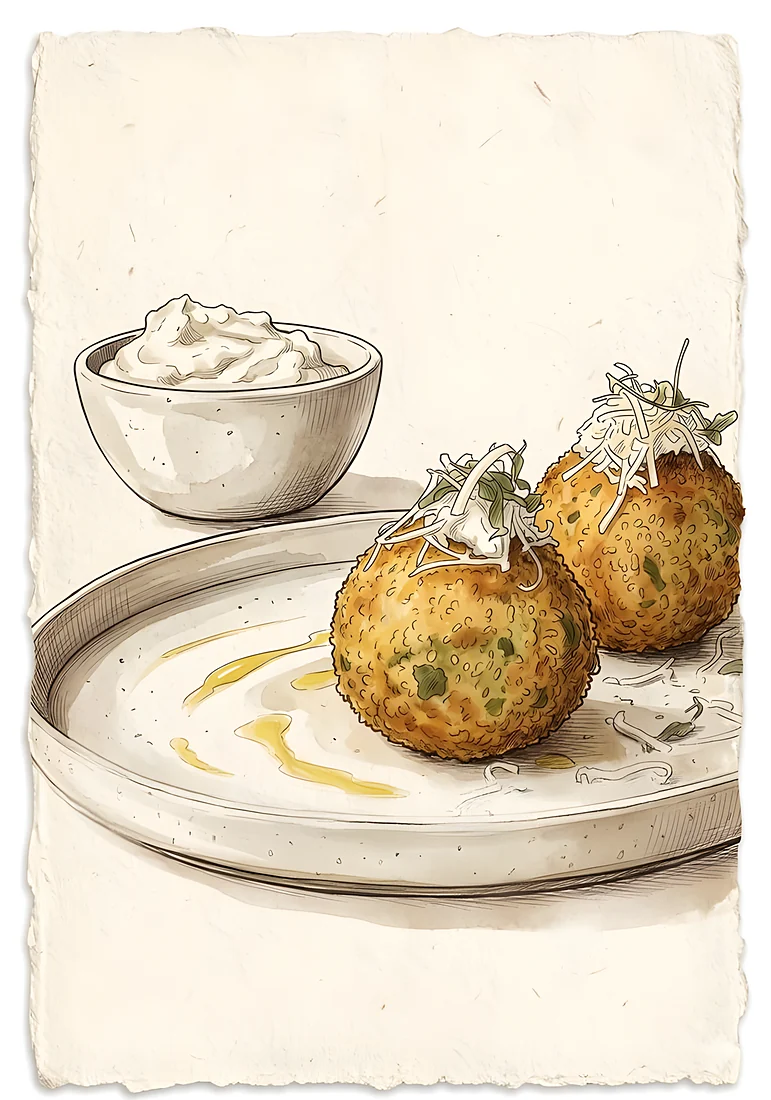
#> input picture src/img/arancini.webp, 771 x 1100 px
$ python -i make_images.py   (imports and definitions only)
#> lines starting #> are read from the running program, lines starting #| are printed output that depends on the picture
#> further down, picture is the input picture: PIL image 771x1100 RGB; mean R, G, B 229.7, 217.6, 197.9
"""Turn the AI-upscaled PDF images into sharp, web-ready WebP images for the SEREN site.

Run tools/upscale.py first (it fills source/upscaled/), then:
  /opt/anaconda3/envs/pdf/bin/python tools/make_images.py
"""
import glob, os
from PIL import Image, ImageDraw, ImageFilter

RAW = "source/raw"
UPSCALED = "source/upscaled"
OUT = "src/img"
MAX = 1100            # default longest side, enough for 2x screens at the size it's shown
QUALITY = 86

# id -> (raw file prefix, options)
M = {
 "bomb-tiramisu": ("p013_x6878", {}),
 "bomb-cheesecake": ("p003_x3497", {}),
 "bomb-vanilla": ("p015_x6921", {}),
 "bomb-hazelnut": ("p016_x6932", {}),
 "bomb-strawberry": ("p017_x6940", {}),
 "bomb-chocolate": ("p012_x6870", {}),
 "bomb-miso": ("p018_x6954", {"crop_bottom": 0.16}),
 "cookie-biscoff": ("p021_x6981", {"crop_left": 0.03}),
 "cookie-biscoff-x": ("p021_x6987", {}),
 "cookie-seasalt": ("p022_x6992", {}),
 "cookie-brownie": ("p023_x6999", {}),
 "cookie-triple": ("p024_x7029", {}),
 "cookie-hazelnut": ("p025_x7037", {}),
 "cookie-matcha": ("p026_x7044", {}),
 "cookie-redvelvet": ("p027_x7053", {}),
 "tiramisu": ("p029_x7141", {}),
 "tart-hazelnut": ("p041_x7199", {}),
 "tart-citron": ("p042_x7215", {}),
 "choux-classic": ("p043_x7152", {}),
 "choux-almond": ("p044_x7251", {}),
 "choux-almond-x": ("p045_x7255", {}),
 "choux-matcha": ("p046_x7265", {}),
 "choux-matcha-x": ("p047_x7272", {}),
 "fruit-strawberry": ("p098_x7726", {}),
 "fruit-cocoa": ("p099_x7732", {}),
 "fruit-coconut": ("p089_x7623", {}),
 "fruit-coffee": ("p092_x7637", {}),
 "fruit-pear": ("p081_x7543", {}),
 "fruit-banana": ("p083_x7571", {}),
 "fruit-mango": ("p095_x7683", {"crop": (0, 0, 0.59, 0.89), "cutout": "dark"}),
 "fruit-blueberry": ("p085_x7580", {}),
 "fruit-almond": ("p097_x7693", {"crop": (0.05, 0.08, 0.95, 0.88)}),
 "truffle-classic": ("p147_x8236", {}),
 "truffle-praline": ("p149_x8252", {}),
 "bonbon-caramel": ("p152_x8302", {"cutout": "dark"}),
 "bonbon-almond": ("p153_x8311", {"cutout": "dark"}),
 "bonbon-coconut": ("p154_x8321", {"cutout": "dark"}),
 "bonbon-hazelnut": ("p155_x8349", {"cutout": "dark"}),
 "bonbon-coffee": ("p157_x8395", {"cutout": "dark"}),
 "slab-garlic": ("p117_x7926", {}),
 "slab-pepper": ("p118_x7954", {}),
 "slab-paneer": ("p119_x7960", {}),
 "slab-veg": ("p120_x7965", {}),
 "arancini": ("p105_x7809", {}),
 "croquettes": ("p106_x7835", {}),
 "charred-pizza": ("p109_x7848", {}),
 "brochette": ("p113_x7893", {}),
 "onion-mousse": ("p114_x7896", {}),
 "burrata": ("p115_x7905", {}),
 "risotto-charcoal": ("p127_x8056", {}),
 "risotto-prawn": ("p130_x8074", {}),
 "parmigiana": ("p132_x8109", {}),
 "lasagna": ("p134_x8117", {}),
 "supreme": ("p136_x8127", {}),
 "quail": ("p139_x8168", {}),
 "tacos": ("p141_x8185", {}),
 "wings": ("p144_x8224", {}),
}


BIG = {"choux-almond", "choux-almond-x", "choux-matcha", "choux-matcha-x"}   # shown at half the page width
SMALL = {"bonbon-caramel", "bonbon-almond", "bonbon-coconut", "bonbon-hazelnut", "bonbon-coffee"}


# [9 lines left out: function source, not called in this run]


def cutout_dark(im):
    """Lift a sticker-style subject off a black backdrop with a soft, clean edge (no jagged pixels)."""
    rgb = im.convert("RGB")
    w, h = rgb.size
#> w = 771; h = 1100
    work = rgb.copy()
    marker = (255, 0, 255)
    for seed in [(0, 0), (w - 1, 0), (0, h - 1), (w - 1, h - 1)]:
        if work.getpixel(seed) != marker:
            ImageDraw.floodfill(work, seed, marker, thresh=70)
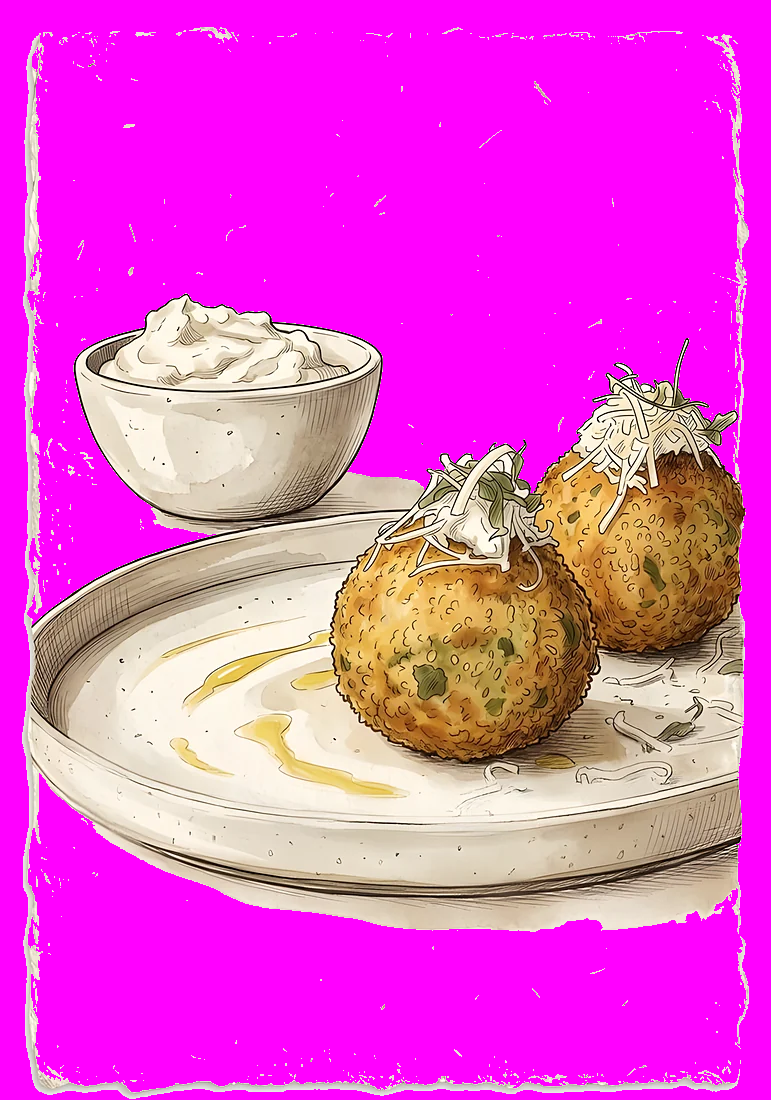
#> work: PIL image 771x1100 RGB; mean R, G, B 230.7, 77.6, 208.8
    mask = Image.new("L", (w, h), 0)
#> mask: PIL image 771x1100 L; every value is 0
    mpx, wpx = mask.load(), work.load()
    for y in range(h):
        for x in range(w):
            if wpx[x, y] != marker:
                mpx[x, y] = 255
    mask = mask.filter(ImageFilter.MinFilter(5)).filter(ImageFilter.GaussianBlur(1.6))
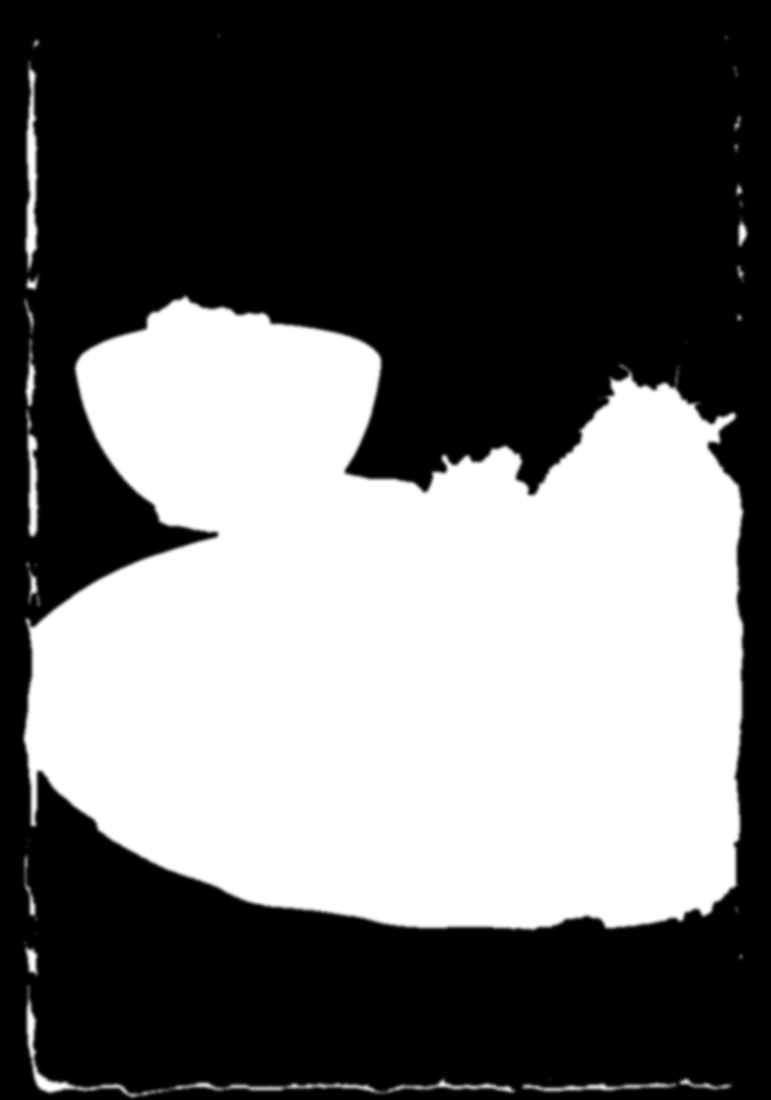
#> mask: PIL image 771x1100 L; min 0, max 255, mean 103.8
    out = rgb.convert("RGBA")
    out.putalpha(mask)
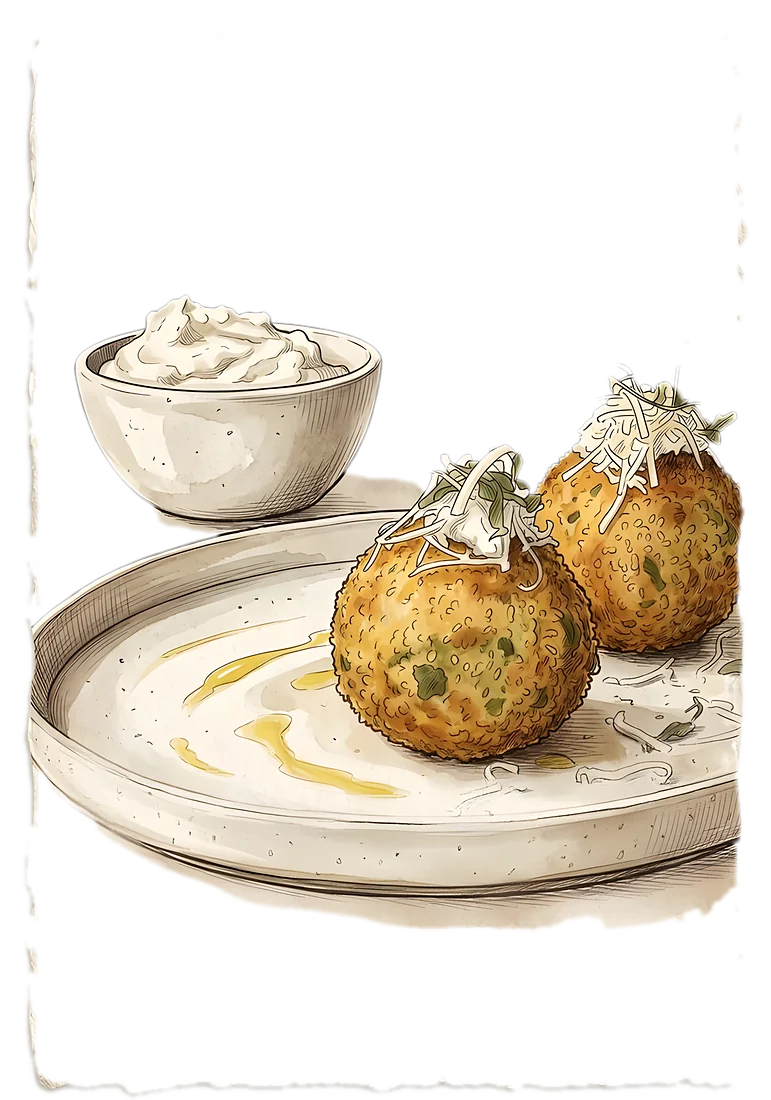
#> out: PIL image 771x1100 RGBA; mean R, G, B, A 229.7, 217.6, 197.9, 103.8; transparent parts drawn white
    return out.crop(out.getbbox())
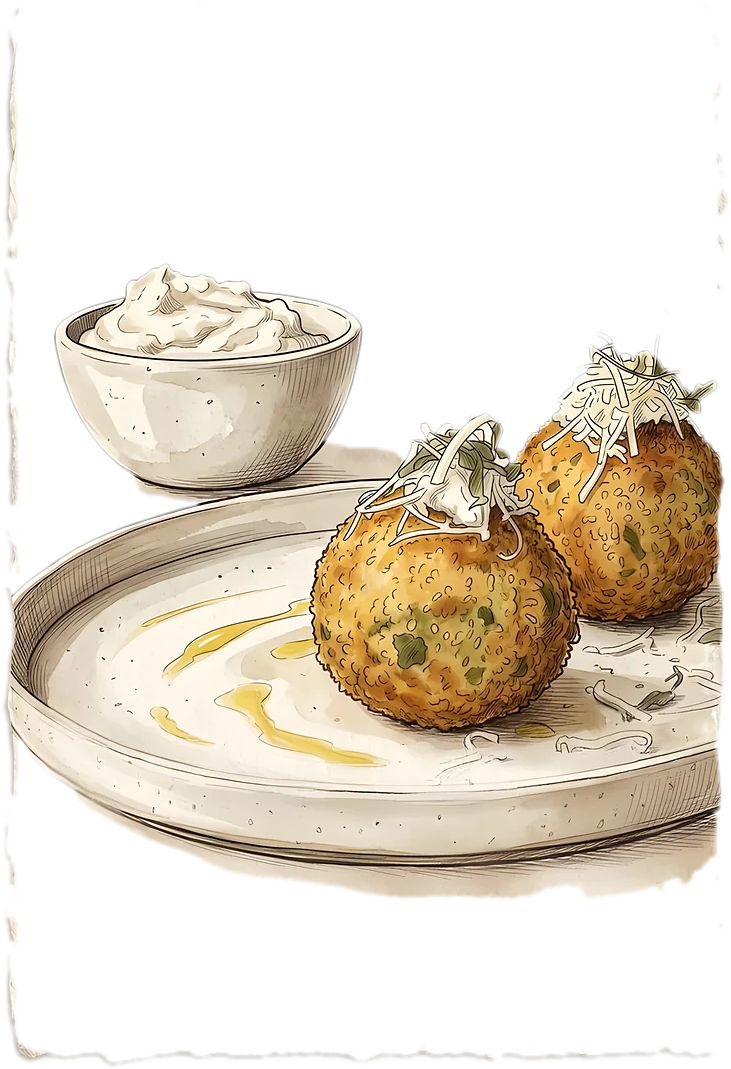
#> returned value: PIL image 731x1069 RGBA; mean R, G, B, A 227.6, 214.4, 193.1, 112.6; transparent parts drawn white


# [20 lines left out: function process, not called in this run]


# [7 lines not run here, left out]

>>> from PIL import Image
>>> picture = Image.open('../src/img/arancini.webp')
>>> result = cutout_dark(picture)

$ run again, on src/img/bomb-strawberry.webp
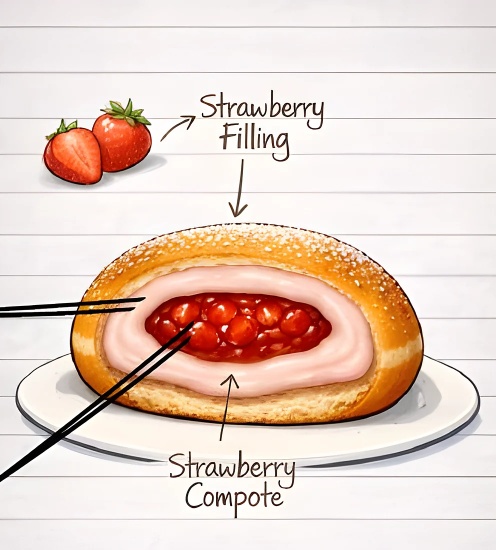
#> input picture src/img/bomb-strawberry.webp, 992 x 1100 px (shown at 1/2 size)
#> picture is the input picture: PIL image 992x1100 RGB; mean R, G, B 231.1, 209.3, 197.4
#> in cutout_dark, `mask = mask.filter(ImageFilter.MinFilter(5)).filter(ImageFilter.Gaussi..`:
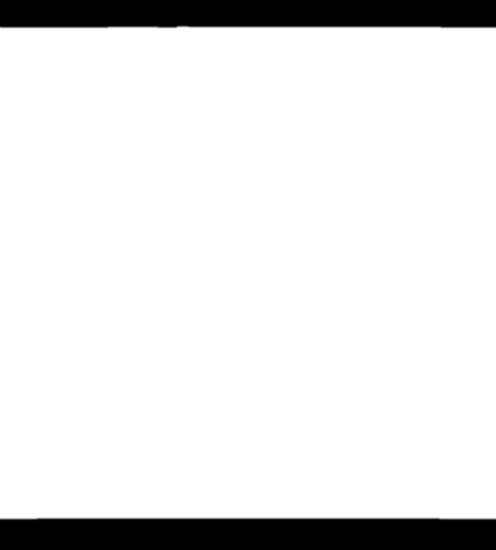
#> mask: PIL image 992x1100 L (shown at 1/2 size); min 0, max 255, mean 227.8
#> in cutout_dark, `return out.crop(out.getbbox())`:
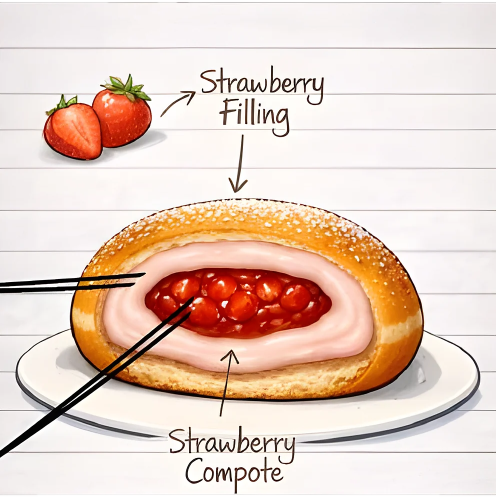
#> returned value: PIL image 992x993 RGBA (shown at 1/2 size); mean R, G, B, A 229.7, 206, 192.8, 252.4; transparent parts drawn white

$ run again, on src/img/bomb-tiramisu.webp
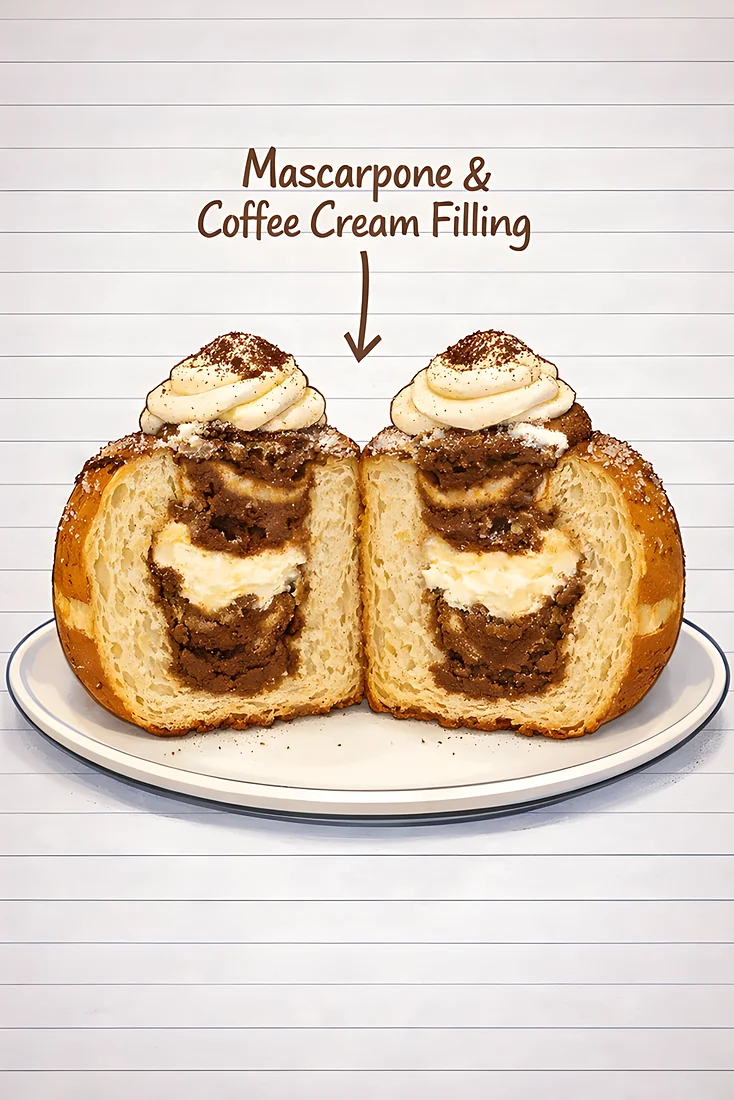
#> input picture src/img/bomb-tiramisu.webp, 734 x 1100 px
#> picture is the input picture: PIL image 734x1100 RGB; mean R, G, B 219.4, 203.6, 188.9
#> in cutout_dark, `mask = mask.filter(ImageFilter.MinFilter(5)).filter(ImageFilter.Gaussi..`:
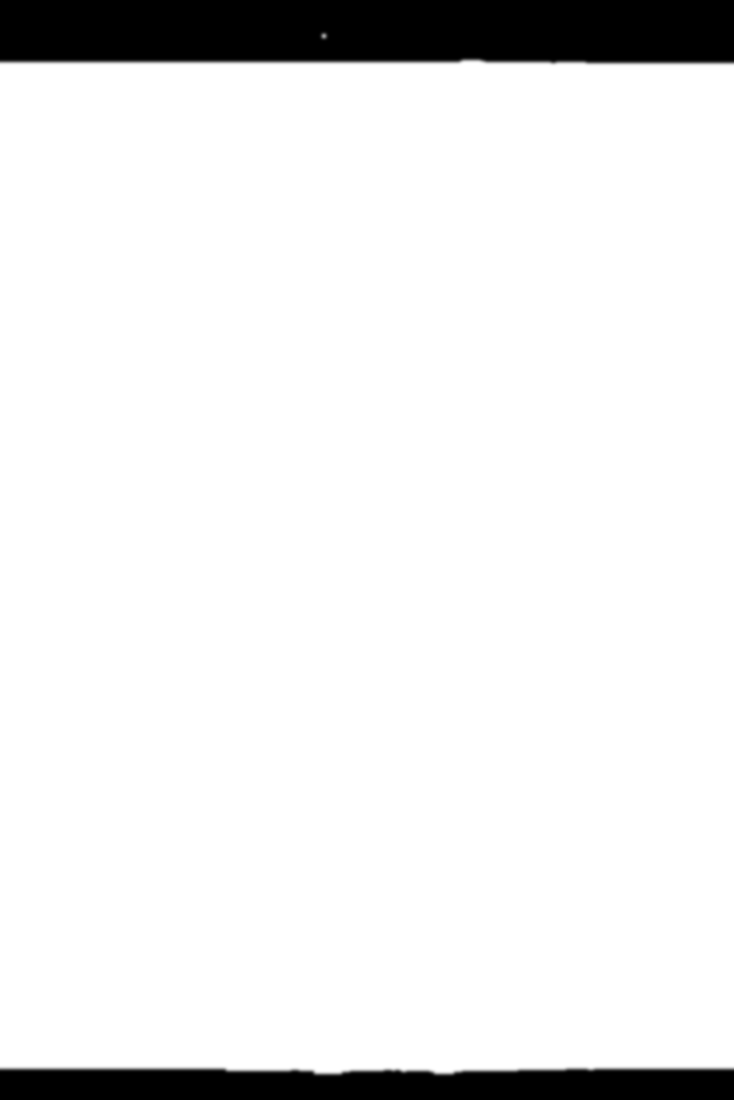
#> mask: PIL image 734x1100 L; min 0, max 255, mean 233.7
#> in cutout_dark, `return out.crop(out.getbbox())`:
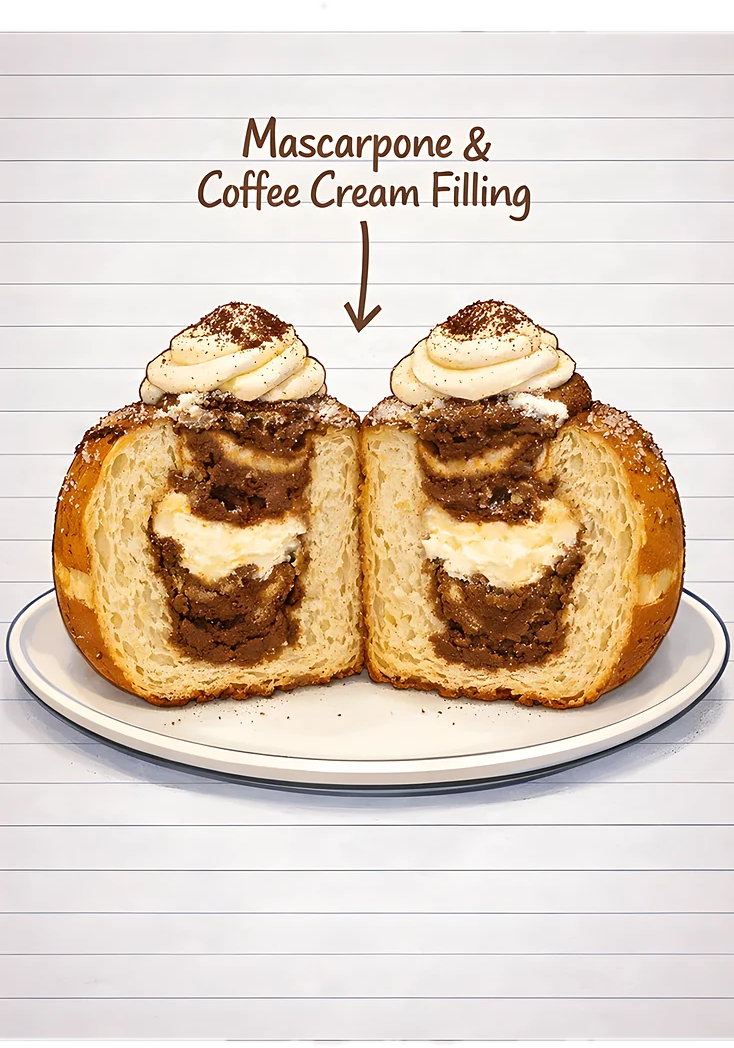
#> returned value: PIL image 734x1048 RGBA; mean R, G, B, A 218.9, 202.7, 187.3, 245.3; transparent parts drawn white
